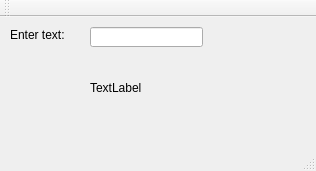
<?xml version="1.0" encoding="UTF-8"?>
<ui version="4.0">
 <class>MainWindow</class>
 <widget class="QMainWindow" name="MainWindow">
  <property name="geometry">
   <rect>
    <x>0</x>
    <y>0</y>
    <width>316</width>
    <height>171</height>
   </rect>
  </property>
  <property name="windowTitle">
   <string>MainWindow</string>
  </property>
  <widget class="QWidget" name="centralWidget">
   <widget class="QLineEdit" name="lineEdit">
    <property name="geometry">
     <rect>
      <x>90</x>
      <y>10</y>
      <width>113</width>
      <height>20</height>
     </rect>
    </property>
   </widget>
   <widget class="QLabel" name="label">
    <property name="geometry">
     <rect>
      <x>90</x>
      <y>50</y>
      <width>111</width>
      <height>41</height>
     </rect>
    </property>
    <property name="text">
     <string>TextLabel</string>
    </property>
   </widget>
   <widget class="QLabel" name="label_2">
    <property name="geometry">
     <rect>
      <x>10</x>
      <y>10</y>
      <width>81</width>
      <height>16</height>
     </rect>
    </property>
    <property name="text">
     <string>Enter text:</string>
    </property>
   </widget>
  </widget>
  <widget class="QMenuBar" name="menuBar">
   <property name="geometry">
    <rect>
     <x>0</x>
     <y>0</y>
     <width>316</width>
     <height>21</height>
    </rect>
   </property>
  </widget>
  <widget class="QToolBar" name="mainToolBar">
   <attribute name="toolBarArea">
    <enum>TopToolBarArea</enum>
   </attribute>
   <attribute name="toolBarBreak">
    <bool>false</bool>
   </attribute>
  </widget>
  <widget class="QStatusBar" name="statusBar"/>
 </widget>
 <layoutdefault spacing="6" margin="11"/>
 <resources/>
 <connections>
  <connection>
   <sender>lineEdit</sender>
   <signal>textChanged(QString)</signal>
   <receiver>label</receiver>
   <slot>setText(QString)</slot>
   <hints>
    <hint type="sourcelabel">
     <x>146</x>
     <y>52</y>
    </hint>
    <hint type="destinationlabel">
     <x>145</x>
     <y>103</y>
    </hint>
   </hints>
  </connection>
 </connections>
</ui>
